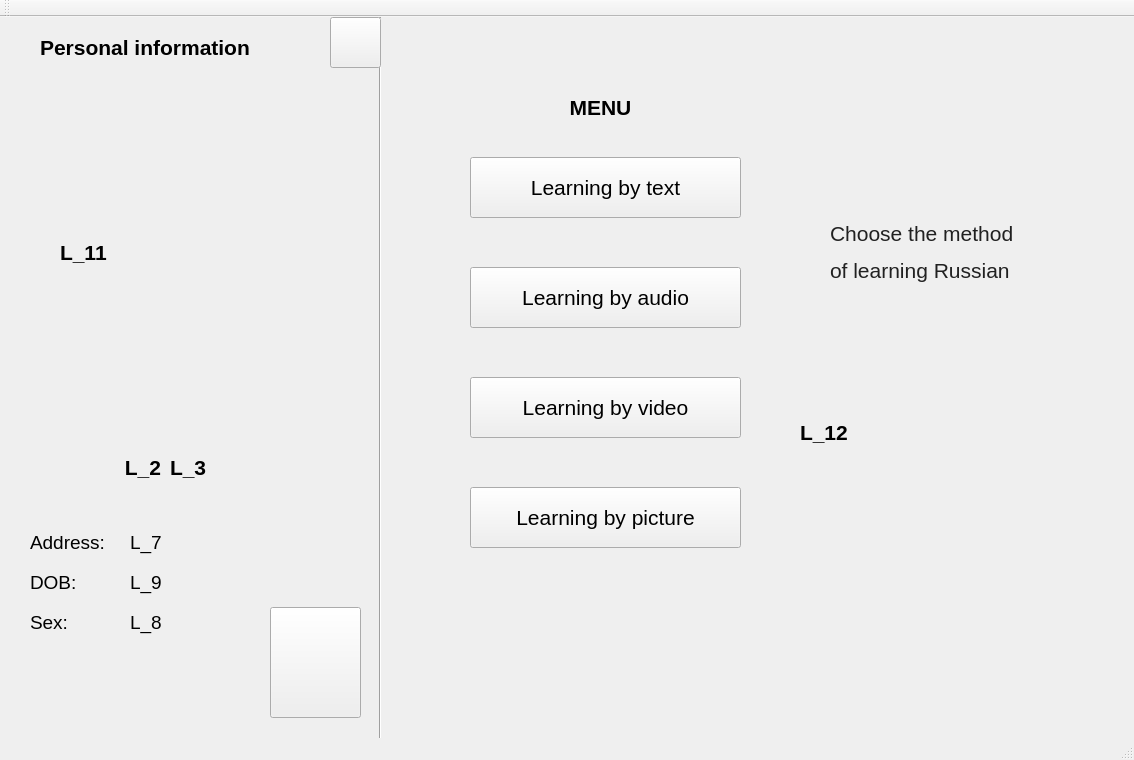
<?xml version="1.0" encoding="UTF-8"?>
<ui version="4.0">
 <class>MainWindow</class>
 <widget class="QMainWindow" name="MainWindow">
  <property name="geometry">
   <rect>
    <x>0</x>
    <y>0</y>
    <width>1134</width>
    <height>760</height>
   </rect>
  </property>
  <property name="windowTitle">
   <string>MainWindow</string>
  </property>
  <property name="autoFillBackground">
   <bool>false</bool>
  </property>
  <widget class="QWidget" name="centralWidget">
   <widget class="Line" name="line">
    <property name="geometry">
     <rect>
      <x>370</x>
      <y>0</y>
      <width>20</width>
      <height>731</height>
     </rect>
    </property>
    <property name="orientation">
     <enum>Qt::Vertical</enum>
    </property>
   </widget>
   <widget class="QLabel" name="label">
    <property name="geometry">
     <rect>
      <x>40</x>
      <y>10</y>
      <width>301</width>
      <height>41</height>
     </rect>
    </property>
    <property name="font">
     <font>
      <pointsize>16</pointsize>
      <weight>75</weight>
      <bold>true</bold>
     </font>
    </property>
    <property name="text">
     <string>Personal information</string>
    </property>
   </widget>
   <widget class="QLabel" name="label_2">
    <property name="geometry">
     <rect>
      <x>10</x>
      <y>430</y>
      <width>151</width>
      <height>41</height>
     </rect>
    </property>
    <property name="font">
     <font>
      <pointsize>16</pointsize>
      <weight>75</weight>
      <bold>true</bold>
     </font>
    </property>
    <property name="text">
     <string>L_2</string>
    </property>
    <property name="alignment">
     <set>Qt::AlignRight|Qt::AlignTrailing|Qt::AlignVCenter</set>
    </property>
   </widget>
   <widget class="QLabel" name="label_3">
    <property name="geometry">
     <rect>
      <x>170</x>
      <y>430</y>
      <width>151</width>
      <height>41</height>
     </rect>
    </property>
    <property name="font">
     <font>
      <pointsize>16</pointsize>
      <weight>75</weight>
      <bold>true</bold>
     </font>
    </property>
    <property name="text">
     <string>L_3</string>
    </property>
   </widget>
   <widget class="QLabel" name="label_4">
    <property name="geometry">
     <rect>
      <x>30</x>
      <y>510</y>
      <width>91</width>
      <height>31</height>
     </rect>
    </property>
    <property name="font">
     <font>
      <pointsize>14</pointsize>
      <weight>50</weight>
      <bold>false</bold>
     </font>
    </property>
    <property name="text">
     <string>Address:</string>
    </property>
   </widget>
   <widget class="QLabel" name="label_5">
    <property name="geometry">
     <rect>
      <x>30</x>
      <y>590</y>
      <width>91</width>
      <height>31</height>
     </rect>
    </property>
    <property name="font">
     <font>
      <pointsize>14</pointsize>
      <weight>50</weight>
      <bold>false</bold>
     </font>
    </property>
    <property name="text">
     <string>Sex:</string>
    </property>
   </widget>
   <widget class="QLabel" name="label_6">
    <property name="geometry">
     <rect>
      <x>30</x>
      <y>550</y>
      <width>91</width>
      <height>31</height>
     </rect>
    </property>
    <property name="font">
     <font>
      <pointsize>14</pointsize>
      <weight>50</weight>
      <bold>false</bold>
     </font>
    </property>
    <property name="text">
     <string>DOB:</string>
    </property>
   </widget>
   <widget class="QLabel" name="label_7">
    <property name="geometry">
     <rect>
      <x>130</x>
      <y>510</y>
      <width>221</width>
      <height>31</height>
     </rect>
    </property>
    <property name="font">
     <font>
      <pointsize>14</pointsize>
      <weight>50</weight>
      <bold>false</bold>
     </font>
    </property>
    <property name="text">
     <string>L_7</string>
    </property>
   </widget>
   <widget class="QLabel" name="label_8">
    <property name="geometry">
     <rect>
      <x>130</x>
      <y>590</y>
      <width>131</width>
      <height>31</height>
     </rect>
    </property>
    <property name="font">
     <font>
      <pointsize>14</pointsize>
      <weight>50</weight>
      <bold>false</bold>
     </font>
    </property>
    <property name="text">
     <string>L_8</string>
    </property>
   </widget>
   <widget class="QLabel" name="label_9">
    <property name="geometry">
     <rect>
      <x>130</x>
      <y>550</y>
      <width>231</width>
      <height>31</height>
     </rect>
    </property>
    <property name="font">
     <font>
      <pointsize>14</pointsize>
      <weight>50</weight>
      <bold>false</bold>
     </font>
    </property>
    <property name="text">
     <string>L_9</string>
    </property>
   </widget>
   <widget class="QLabel" name="label_10">
    <property name="geometry">
     <rect>
      <x>450</x>
      <y>70</y>
      <width>301</width>
      <height>41</height>
     </rect>
    </property>
    <property name="font">
     <font>
      <pointsize>16</pointsize>
      <weight>75</weight>
      <bold>true</bold>
     </font>
    </property>
    <property name="layoutDirection">
     <enum>Qt::LeftToRight</enum>
    </property>
    <property name="text">
     <string>MENU</string>
    </property>
    <property name="alignment">
     <set>Qt::AlignCenter</set>
    </property>
   </widget>
   <widget class="QPushButton" name="pushButton">
    <property name="geometry">
     <rect>
      <x>470</x>
      <y>140</y>
      <width>271</width>
      <height>61</height>
     </rect>
    </property>
    <property name="font">
     <font>
      <pointsize>16</pointsize>
     </font>
    </property>
    <property name="text">
     <string>Learning by text</string>
    </property>
   </widget>
   <widget class="QPushButton" name="pushButton_2">
    <property name="geometry">
     <rect>
      <x>470</x>
      <y>470</y>
      <width>271</width>
      <height>61</height>
     </rect>
    </property>
    <property name="font">
     <font>
      <pointsize>16</pointsize>
     </font>
    </property>
    <property name="text">
     <string>Learning by picture</string>
    </property>
   </widget>
   <widget class="QPushButton" name="pushButton_3">
    <property name="geometry">
     <rect>
      <x>470</x>
      <y>360</y>
      <width>271</width>
      <height>61</height>
     </rect>
    </property>
    <property name="font">
     <font>
      <pointsize>16</pointsize>
     </font>
    </property>
    <property name="text">
     <string>Learning by video</string>
    </property>
   </widget>
   <widget class="QPushButton" name="pushButton_4">
    <property name="geometry">
     <rect>
      <x>470</x>
      <y>250</y>
      <width>271</width>
      <height>61</height>
     </rect>
    </property>
    <property name="font">
     <font>
      <pointsize>16</pointsize>
     </font>
    </property>
    <property name="text">
     <string>Learning by audio</string>
    </property>
   </widget>
   <widget class="QLabel" name="label_11">
    <property name="geometry">
     <rect>
      <x>60</x>
      <y>60</y>
      <width>251</width>
      <height>351</height>
     </rect>
    </property>
    <property name="font">
     <font>
      <pointsize>16</pointsize>
      <weight>75</weight>
      <bold>true</bold>
     </font>
    </property>
    <property name="text">
     <string>L_11</string>
    </property>
   </widget>
   <widget class="QLabel" name="label_12">
    <property name="geometry">
     <rect>
      <x>800</x>
      <y>160</y>
      <width>291</width>
      <height>511</height>
     </rect>
    </property>
    <property name="font">
     <font>
      <pointsize>16</pointsize>
      <weight>75</weight>
      <bold>true</bold>
     </font>
    </property>
    <property name="text">
     <string>L_12</string>
    </property>
   </widget>
   <widget class="QLabel" name="label_13">
    <property name="geometry">
     <rect>
      <x>830</x>
      <y>160</y>
      <width>241</width>
      <height>151</height>
     </rect>
    </property>
    <property name="font">
     <font>
      <pointsize>14</pointsize>
      <weight>50</weight>
      <bold>false</bold>
     </font>
    </property>
    <property name="text">
     <string>&lt;html&gt;&lt;head/&gt;&lt;body&gt;&lt;p&gt;&lt;span style=&quot; font-family:'inherit'; font-size:16pt; color:#212121;&quot;&gt;Choose the method &lt;/span&gt;&lt;/p&gt;&lt;p&gt;&lt;span style=&quot; font-family:'inherit'; font-size:16pt; color:#212121;&quot;&gt;of learning Russian&lt;/span&gt;&lt;/p&gt;&lt;/body&gt;&lt;/html&gt;</string>
    </property>
   </widget>
   <widget class="QPushButton" name="pushButton_5">
    <property name="geometry">
     <rect>
      <x>330</x>
      <y>0</y>
      <width>51</width>
      <height>51</height>
     </rect>
    </property>
    <property name="text">
     <string/>
    </property>
    <property name="iconSize">
     <size>
      <width>40</width>
      <height>40</height>
     </size>
    </property>
   </widget>
   <widget class="QPushButton" name="pushButton_6">
    <property name="geometry">
     <rect>
      <x>270</x>
      <y>590</y>
      <width>91</width>
      <height>111</height>
     </rect>
    </property>
    <property name="text">
     <string/>
    </property>
   </widget>
   <widget class="QLabel" name="label_15">
    <property name="geometry">
     <rect>
      <x>300</x>
      <y>600</y>
      <width>41</width>
      <height>41</height>
     </rect>
    </property>
    <property name="font">
     <font>
      <pointsize>20</pointsize>
     </font>
    </property>
    <property name="text">
     <string/>
    </property>
   </widget>
  </widget>
  <widget class="QMenuBar" name="menuBar">
   <property name="geometry">
    <rect>
     <x>0</x>
     <y>0</y>
     <width>1134</width>
     <height>26</height>
    </rect>
   </property>
  </widget>
  <widget class="QToolBar" name="mainToolBar">
   <attribute name="toolBarArea">
    <enum>TopToolBarArea</enum>
   </attribute>
   <attribute name="toolBarBreak">
    <bool>false</bool>
   </attribute>
  </widget>
  <widget class="QStatusBar" name="statusBar"/>
 </widget>
 <layoutdefault spacing="6" margin="11"/>
 <resources/>
 <connections/>
</ui>
